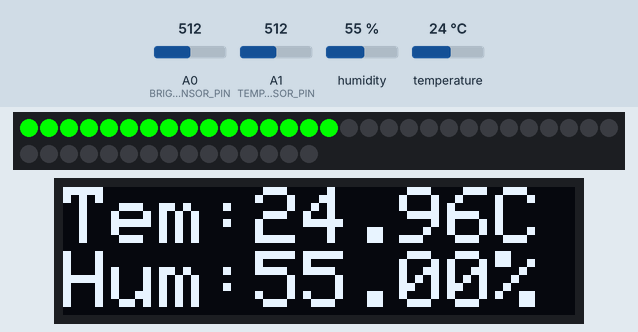
Bench run of a sketch on a simulated Arduino Uno, built with avr-gcc and run on an emulated ATmega328P. On the bench: 45 RGB LEDs in strip order, left to right, continuing on the next row, 128×32 one-colour display. The test bench sets the inputs (shaded band); at power-on: A1 (TEMPERATURE_SENSOR_PIN) = 512, humidity 55 %, A0 (BRIGHTNESS_SENSOR_PIN) = 512, temperature 24 °C. Dim RGB values are drawn brighter than linear; the display library's start-up logo is not drawn; what the sketch prints to the serial monitor is not drawn.

Above: at 3.2 s.
3.3 s: A1 (TEMPERATURE_SENSOR_PIN) set to 306
At 4.04 s:
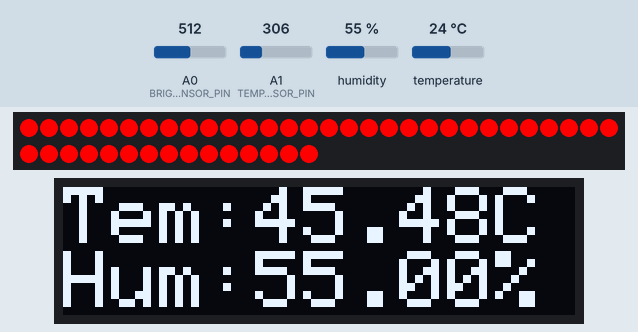
5.6 s: humidity set to 22 %
At 6.44 s:
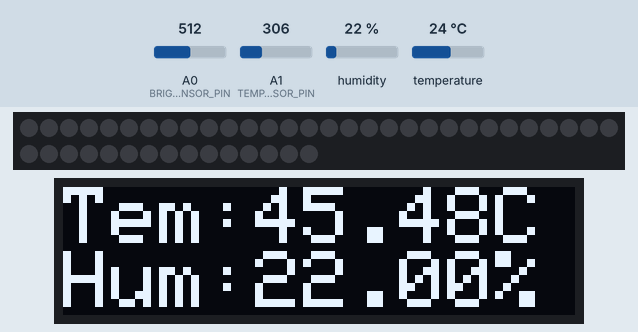
7.2 s: A0 (BRIGHTNESS_SENSOR_PIN) set to 716
At 7.78 s:
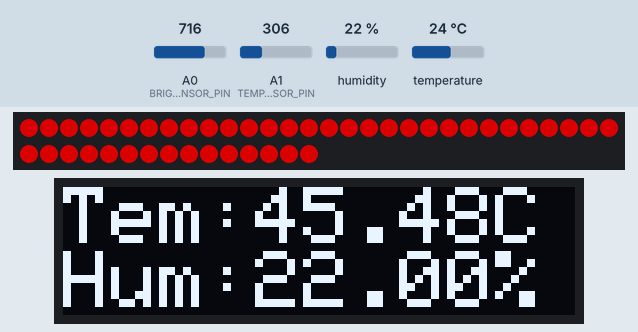
9.1 s: A1 (TEMPERATURE_SENSOR_PIN) set to 336
At 9.92 s:
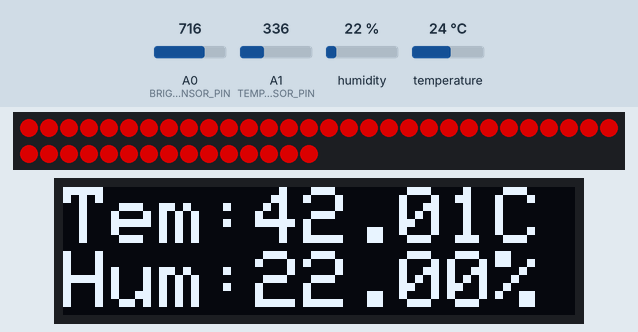
10.7 s: A1 (TEMPERATURE_SENSOR_PIN) set to 366
At 11.52 s:
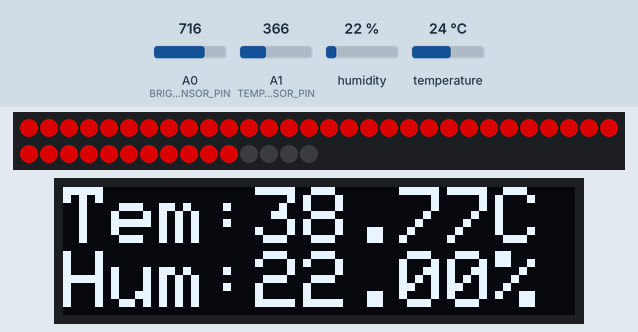
13.7 s: humidity set to 40 %
At 14.2 s:
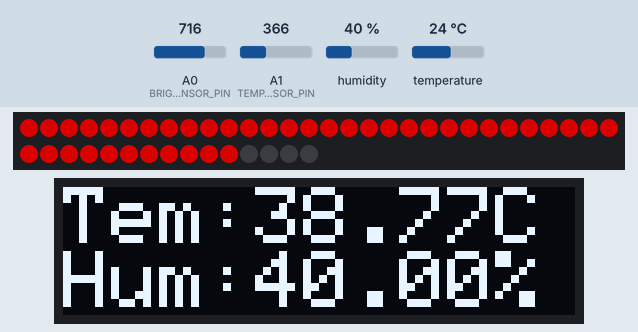
Timing chart, 0 to 16.3 s (numbered marks = the images above; inputs shaded):
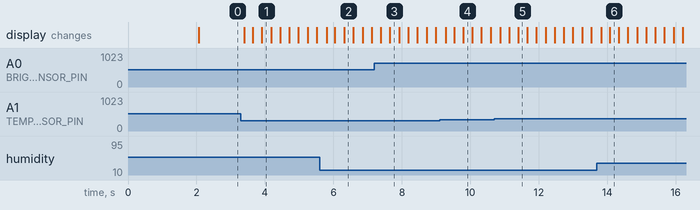

The sketch:

Temperature-Display-LED-Strip.ino
```cpp
// Librarys
#include <Adafruit_NeoPixel.h>
#include <Adafruit_Sensor.h>
#include <Adafruit_BME280.h>
#include <Wire.h>
#include <Adafruit_GFX.h>
#include <Adafruit_SSD1306.h>

// Grundeinstellungen
#define LED_PIN 4        // Pin für den LED-Strip
#define NUM_LEDS 45      // Anzahl der LEDs im Strip
#define BME_ADDR 0x76    // I2C-Adresse des BME280-Sensors
#define BRIGHTNESS 255   // Helligkeit (0 - 255)
#define BRIGHTNESS_SENSOR_PIN A0  // Pin für den Helligkeitssensor
#define BLINK 30         // Gibt ab welcher Temperatur der LED Strip Blinkt
#define DELAY 200        // Pause bis zur nächsten Messung / Durchführung in ms

Adafruit_NeoPixel strip(NUM_LEDS, LED_PIN, NEO_GRB + NEO_KHZ800);
Adafruit_BME280 bme;
uint8_t brightness = BRIGHTNESS;  // Helligkeit (0-255)
bool blink = false;  // Blink-Flag

#define SCREEN_WIDTH 128
#define SCREEN_HEIGHT 32
#define OLED_RESET -1
Adafruit_SSD1306 display(SCREEN_WIDTH, SCREEN_HEIGHT, &Wire, OLED_RESET);

// Analoger Temperatursensor
const int TEMPERATURE_SENSOR_PIN = A1;
// Widerstand bei 25 °C (10 kΩ)
const float THERMISTOR_RESISTOR = 10000.0;
// Widerstandswert bei 25 °C für den Temperaturkoeffizienten
const float THERMISTOR_BETA = 3950.0;
// Nennwiderstand des Temperatursensors bei 25 °C
const float NOMINAL_RESISTANCE = 10000.0;
// Temperatur bei der der Nennwiderstand gemessen wurde (25 °C)
const float NOMINAL_TEMPERATURE = 25.0;

void setup() {
  strip.begin();
  strip.show();  // Alle LEDs ausschalten beim Start
  Serial.begin(9600);

  if (!bme.begin(BME_ADDR)) {
    Serial.println("Fehler beim Initialisieren des BME280-Sensors!");
    while (1);
  }

  display.begin(SSD1306_SWITCHCAPVCC, 0x3C);
  display.display();
  delay(2000);
  display.clearDisplay();
  display.setRotation(2);
}

void loop() {
  float bmeTemperature = bme.readTemperature();
  float humidity = bme.readHumidity();
  float analogTemperature = readAnalogTemperature();

  // Anzahl der leuchtenden LEDs basierend auf der Temperatur berechnen
  int numLEDs = map(analogTemperature, 15, 40, 0, NUM_LEDS);
  numLEDs = constrain(numLEDs, 0, NUM_LEDS);

  // Farbe basierend auf der Luftfeuchtigkeit festlegen
  uint8_t red = 0;
  uint8_t green = 0;
  uint8_t blue = 0;

  #define H_RED 60    // Gibt an wann der LED Strip Rot leuchtet, wenn z.B. die Luftfeuchtigkeit über 60% ist
  #define H_BLUE 20   // Gibt an wann der LED Strip Blau leuchtet, wenn z.B. die Luftfeuchtigkeit unter 20% ist

  if (humidity > H_RED) {
    red = 255;
    blue = 0;     // ROT
    green = 0;
  } else if (humidity >= H_BLUE && humidity <= H_RED) {
    red = 0;
    blue = 0;     // GRÜN
    green = 255;
  } else {
    red = 0;
    blue = 255;     // BLAU
    green = 0;
  }

  // Farbe basierend auf der Temperatur setzen
  #define T_RED 30 // Rot bei über oder gleich dem eingestelltem Wert
  #define T_YELLOW 27 // Gelb bei über oder gleich dem eingestelltem Wert
  #define T_BLUE 10 // Blau bei unter oder gleich dem eingestelltem Wert

  if (analogTemperature >= T_RED) {
    red = 255;
    blue = 0;     // ROT
    green = 0;
  } else if (analogTemperature >= T_YELLOW && analogTemperature < T_RED) {
    red = 255;
    blue = 0;     // GELB
    green = 255;
  } else if (analogTemperature > T_BLUE && analogTemperature < T_YELLOW) {
    red = 0;
    blue = 0;     // GRÜN
    green = 255;
  } else {
    red = 0;
    blue = 255;     // BLAU
    green = 0;
  }

  // LEDs entsprechend der berechneten Anzahl und Farbe setzen
  for (int i = 0; i < NUM_LEDS; i++) {
    if (i < numLEDs) {
      strip.setPixelColor(i, strip.Color(red, green, blue));
    } else {
      strip.setPixelColor(i, 0);  // Ausschalten der restlichen LEDs
    }
  }

  // Helligkeitssteuerung
  int light_sensor_value = analogRead(BRIGHTNESS_SENSOR_PIN);
  brightness = map(light_sensor_value, 0, 500, 255, 0);
  strip.setBrightness(brightness);
  strip.show();

  // Blinken ab einer oben eingestellten Temperatur
   if (analogTemperature >= BLINK) {
    blink = !blink;  // Blink-Flag umschalten

    if (blink) {
      // LEDs einschalten
      for (int i = 0; i < numLEDs; i++) {
        strip.setPixelColor(i, strip.Color(red, green, blue));
      }
    } else {
      // LEDs ausschalten
      for (int i = 0; i < numLEDs; i++) {
        strip.setPixelColor(i, 0);
      }
    }

    strip.show();
  }

  // Temperatur und Luftfeuchtigkeit auf dem OLED-Display anzeigen
  display.clearDisplay();
  display.setTextSize(2);
  display.setTextColor(WHITE);
  display.setCursor(0, 0);
  display.print("Tem:");
  display.print(analogTemperature);
  display.print("C");
  display.print("Hum:");
  display.print(humidity);
  display.print("%");
  display.display();

  // Temperatur und Luftfeuchtigkeit ausgeben
  Serial.print("Temperatur (analog): ");   // Annaloger Temperatursensor
  Serial.print(analogTemperature);
  Serial.print(" °C, Temperatur (BME): "); // Digitaler Temperatursensor (dient zum Einstellen des Potenziomenters)
  Serial.print(bmeTemperature);
  Serial.print(" °C, Luftfeuchtigkeit: ");
  Serial.print(humidity);
  Serial.print(" %");
  Serial.print(", Helligkeit: ");
  Serial.print(light_sensor_value);
  Serial.println("");

  delay(DELAY);
}

float readAnalogTemperature() {

  int sensorValue = analogRead(TEMPERATURE_SENSOR_PIN);
  float resistance = THERMISTOR_RESISTOR / (1023.0 / sensorValue - 1.0);
  float steinhart = resistance / THERMISTOR_RESISTOR;
  steinhart = log(steinhart);
  steinhart /= THERMISTOR_BETA;
  steinhart += 1.0 / (NOMINAL_TEMPERATURE + 273.15);
  steinhart = 1.0 / steinhart;
  float temperature = steinhart - 273.15;
  return temperature;
}
```

Measured:
- the behaviour switches between 354 and 355 on A1 (TEMPERATURE_SENSOR_PIN) (found by bisection; images 4 and 5)
- after the input at 3.3 s, the display: changes after 0.09 s (image 1)
- after the input at 5.6 s, the display: changes after 0.20 s (image 2)
- after the input at 9.1 s, the display: changes after 0.18 s (image 4)
- after the input at 10.7 s, the display: changes after 0.18 s (image 5)
- after the input at 13.7 s, the display: first changes after 0.12 s (image 6 shows a later state)
